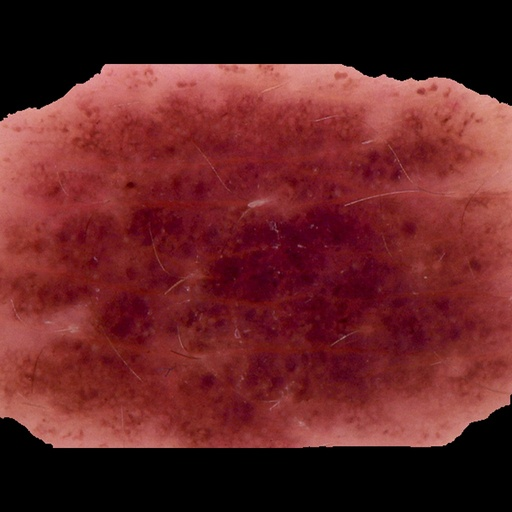
#> input picture tests/benigno.jpg, 512 x 512 px
$ python segment_lesion_interactive.py
#> lines starting #> are read from the running program, lines starting #| are printed output that depends on the picture; after the words box and inside, x2 and y2 are one past the last pixel; in counts of white or black regions, pixels touching at a corner belong together
#> the answer given: ../../tests
from __future__ import annotations

from pathlib import Path

import cv2
import numpy as np

IMAGE_EXTENSIONS = {
    ".bmp",
    ".gif",
    ".jpeg",
    ".jpg",
    ".png",
    ".tif",
    ".tiff",
    ".webp",
}


def segment_lesion(image_path: Path, output_dir: Path) -> None:
    img = cv2.imread(str(image_path))
#> img is the input picture: shape (512, 512, 3); mean B, G, R 36.9, 35.7, 99.1
    if img is None:
        print(f"Falha ao carregar a imagem: {image_path}")
        return

    lab = cv2.cvtColor(img, cv2.COLOR_BGR2LAB)
#> lab: shape (512, 512, 3); mean of channels 0, 1, 2 62.2, 154.6, 142.3
    a_channel = lab[:, :, 1]
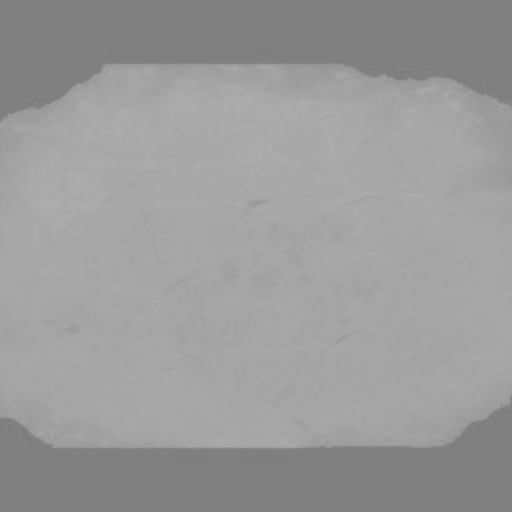
#> a_channel: shape (512, 512); min 126, max 174, mean 154.6
    blurred = cv2.GaussianBlur(a_channel, (5, 5), 0)
    _, thresh = cv2.threshold(blurred, 0, 255, cv2.THRESH_BINARY + cv2.THRESH_OTSU)
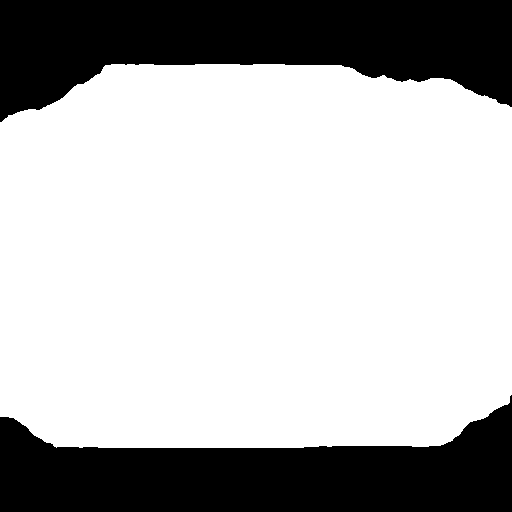
#> thresh: shape (512, 512); 71.1% white; 2 black regions, box (x1, y1, x2, y2) and area: (0, 0, 512, 122) 39797, (0, 395, 512, 512) 35877

    kernel = cv2.getStructuringElement(cv2.MORPH_ELLIPSE, (5, 5))
    opening = cv2.morphologyEx(thresh, cv2.MORPH_OPEN, kernel, iterations=3)
#> opening: shape (512, 512); 71.1% white; 2 black regions, box (x1, y1, x2, y2) and area: (0, 0, 512, 122) 39834, (0, 395, 512, 512) 35896
    closing = cv2.morphologyEx(opening, cv2.MORPH_CLOSE, kernel, iterations=3)
#> closing: shape (512, 512); 71.1% white; 2 black regions

    contours, _ = cv2.findContours(closing, cv2.RETR_EXTERNAL, cv2.CHAIN_APPROX_SIMPLE)
#> contours = 1 contour; box (x1, y1, x2, y2) and area: (0, 64, 512, 448) 185636

    mask = np.zeros(img.shape[:2], dtype=np.uint8)
    if contours:
        largest_contour = max(contours, key=cv2.contourArea)
#> largest_contour = contour of 338 points, box (x1, y1, x2, y2) (0, 64, 512, 448), area 185636
        cv2.drawContours(mask, [largest_contour], -1, 255, thickness=cv2.FILLED)

    isolated_lesion = cv2.bitwise_and(img, img, mask=mask)

    output_dir.mkdir(parents=True, exist_ok=True)
    mask_path = output_dir / f"{image_path.stem}_mask.jpg"
    lesion_path = output_dir / f"{image_path.stem}_isolated.jpg"

    cv2.imwrite(str(mask_path), mask)
    cv2.imwrite(str(lesion_path), isolated_lesion)

    print(f"Segmentacao concluida para {image_path.name}.")


def main() -> None:
    folder_input = input("Informe o caminho da pasta com imagens: ").strip().strip('"')
    if not folder_input:
        print("Nenhum caminho informado. Encerrando.")
        return

    folder = Path(folder_input).expanduser().resolve()
    if not folder.exists() or not folder.is_dir():
        print(f"Caminho invalido: {folder}")
        return

    image_files = [
        file_path
        for file_path in folder.iterdir()
        if file_path.is_file() and file_path.suffix.lower() in IMAGE_EXTENSIONS
    ]

    if not image_files:
        print("Nenhuma imagem encontrada na pasta informada.")
        return

    output_dir = folder / "output_segmentation"
    output_dir.mkdir(parents=True, exist_ok=True)

    for image_path in image_files:
        segment_lesion(image_path, output_dir)
#> pass 2 of the loop in main, `for image_path in image_files:`:
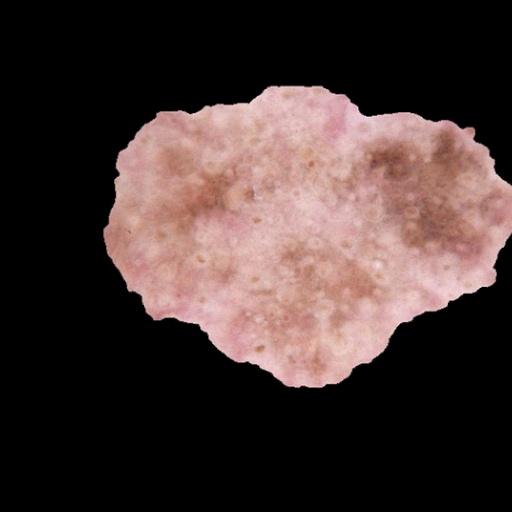
#> input picture tests/pre_maligno.jpg, 512 x 512 px
#> in segment_lesion, img is the input picture: shape (512, 512, 3); mean B, G, R 50.4, 52.6, 68.3
#> lab: shape (512, 512, 3); mean of channels 0, 1, 2 58.8, 133.6, 131.5
#> in segment_lesion (call 2), `_, thresh = cv2.threshold(blurred, 0, 255, cv2.THRESH_BINARY + cv2.THR..`:
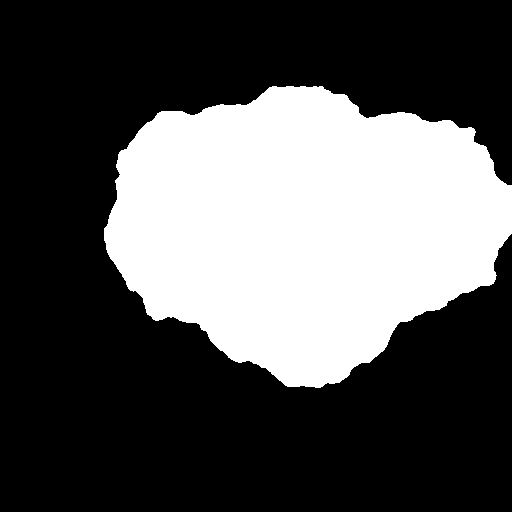
#> thresh: shape (512, 512); 33.2% white; 1 white region, box (x1, y1, x2, y2) and area: (104, 86, 512, 388) 87059
#> in segment_lesion (call 2), `opening = cv2.morphologyEx(thresh, cv2.MORPH_OPEN, kernel, iterations=3)`:
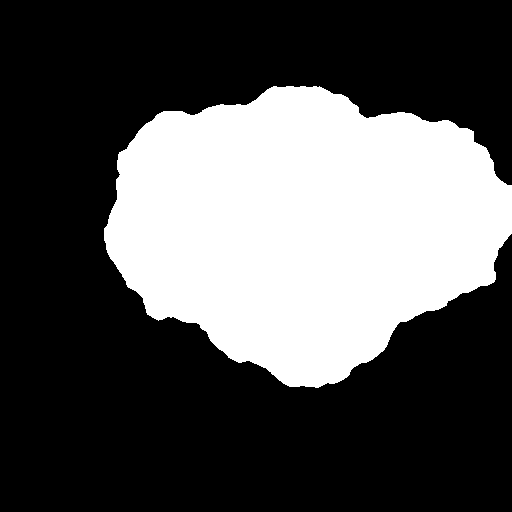
#> opening: shape (512, 512); 33.2% white; 1 white region, box (x1, y1, x2, y2) and area: (104, 86, 512, 388) 86915
#> closing: shape (512, 512); 33.2% white; 1 white region
#> contours = 1 contour; box (x1, y1, x2, y2) and area: (104, 86, 512, 388) 86450
#> largest_contour = contour of 600 points, box (x1, y1, x2, y2) (104, 86, 512, 388), area 86450

    print(f"Processamento finalizado. Resultados em {output_dir}")


if __name__ == "__main__":
    main()
